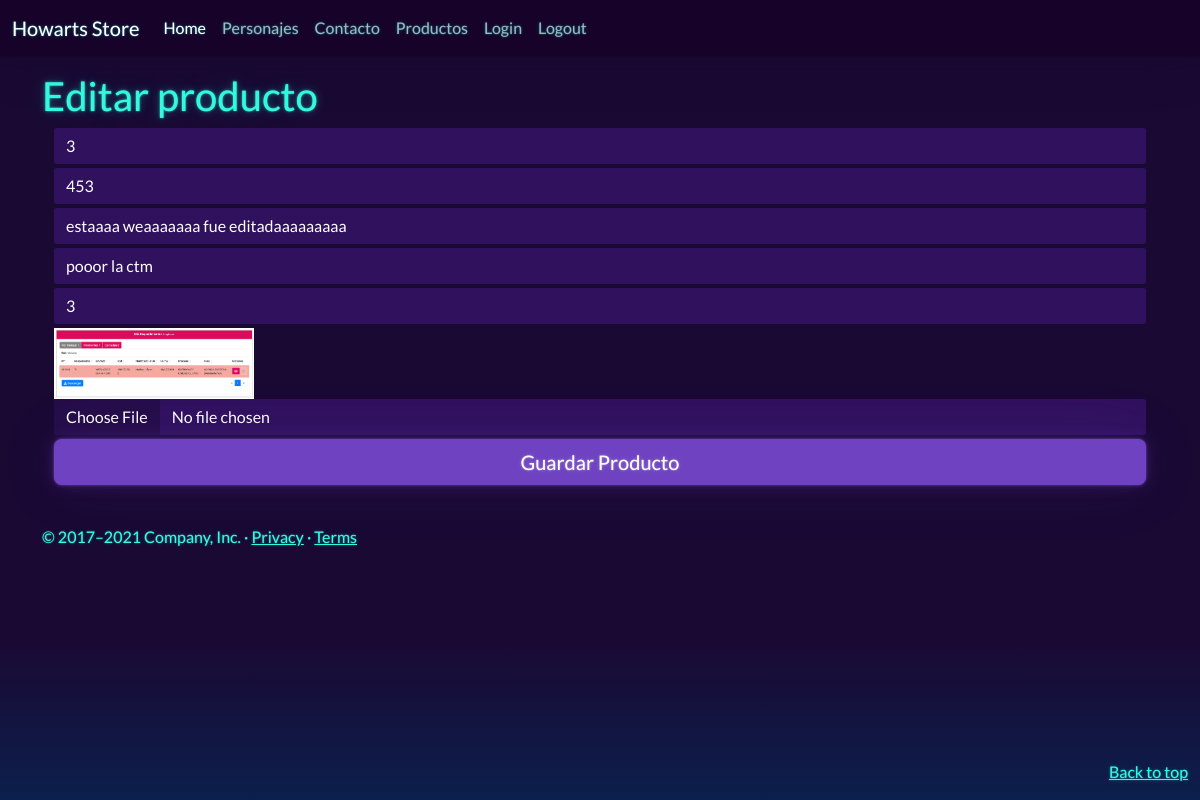
The app's page /gestion/editarprod/453 (signed in) with its own data.
### harry_potter/models.py (models this page shows, shortened)
class productos(models.Model):
    idArea           = models.ForeignKey('AreaProducto',on_delete=models.CASCADE, db_column='idArea', verbose_name='idArea')
    codigo           = models.CharField(primary_key=True, max_length=6, verbose_name='codigo')
    nombre           = models.CharField(max_length=50, verbose_name='nombre')
    descripcion            = models.CharField(max_length=50, verbose_name='descripcion')
    precio           = models.IntegerField()
    Img              = models.ImageField(upload_to='img/', null=True, blank=True, verbose_name='img')
    class Meta:
        ordering = ['nombre']

### harry_potter/views.py (the view)
# urls.py: path('gestion/editarprod/<codigo>', views.editarprod, name='editarprod'),
@login_required
def editarprod(request, codigo):
    Productos = productos.objects.get(codigo=codigo)
    formulario = ProductoForm(request.POST or None, request.FILES or None, instance=Productos)
    if formulario.is_valid() and request.POST:
       formulario.save()
       return redirect('gestion')
    return render(request, "crudproductos/modificarProducto.html", {"formulario": formulario})

### harry_potter/forms.py
class ProductoForm(forms.ModelForm):
    class Meta:
        model = productos
        fields = '__all__'

### harry_potter/templates/crudproductos/modificarProducto.html (shortened to what this page needs)
{% extends "../base.html" %}
{% block body %}
    <div class="col-sm-12">
            <h1>Editar producto</h1>
            <div class="container form">
                {% include 'crudproductos/form.html' %}
            </div>
    </div>
{% endblock %}

### harry_potter/templates/crudproductos/form.html (shortened to what this page needs)
<form enctype="multipart/form-data" method="post">
    <fieldset>
        {% for campo in formulario %}
        <div class="mb-1">
            {% if campo.field.widget.input_type == 'file' and campo.value %}
            <td><img src="/media/{{campo.value}}" alt="" width="200px"></td>
            {% endif %}
            <input class="form-control"
            type="{{campo.field.widget.input_type}}"
            id=""
            name="{{campo.name}}"
            placeholder="{{campo.name}}"
            value="{{campo.value | default:''}}"
            required>
        </div>
        {% endfor %}
        <div class="mb-3 d-grid">
            <button class="btn btn-primary btn-lg" type="submit">Guardar Producto</button>
        </div>
    </fieldset>
</form>

### harry_potter/static/css/assets/carousel.css (style rules this page uses)
body { padding-top: 3rem; padding-bottom: 3rem; }

### records on screen
productos: codigo "453" "estaaaa weaaaaaaa fue editadaaaaaaaaa" "pooor la ctm", value (picture)
